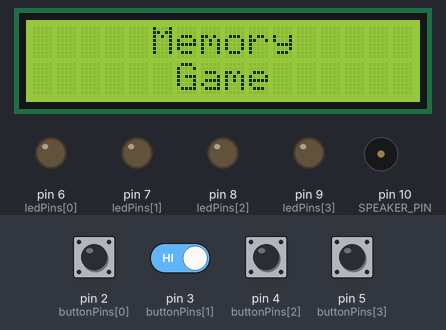
This sketch was run on a simulated Arduino Uno, built with avr-gcc and run on an emulated ATmega328P. Shown: 16×2 character LCD, output pins drawn as LEDs (lit = HIGH), buzzer (waves = sounding). The inputs (shaded band) are chosen by the test bench; at power-on: pin 2 (buttonPins[0]), pin 3 (buttonPins[1]), pin 4 (buttonPins[2]), pin 5 (buttonPins[3]) HIGH. Random numbers use the default seed unless the sketch sets one; what the sketch prints to the serial monitor is not drawn.

Above: at 1.2 s.
1.3 s: pin 2 (buttonPins[0]) pulled LOW for 0.15 s
At 1.9 s:
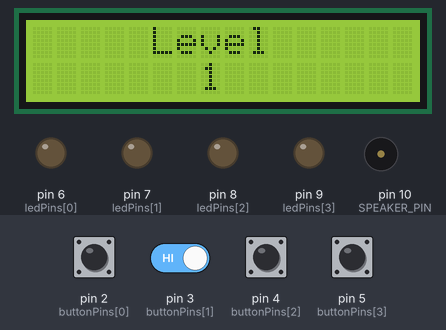
2.0 s: pin 2 (buttonPins[0]) driven LOW and pin 3 (buttonPins[1]) driven LOW
At 4.9 s:
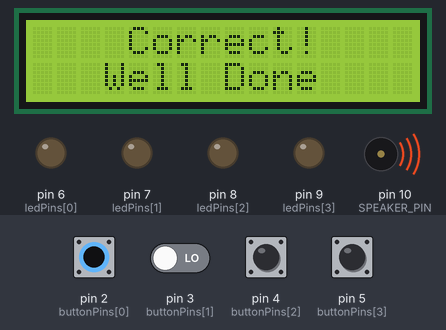
5.0 s: pin 2 (buttonPins[0]) driven HIGH
8.0 s: pin 3 (buttonPins[1]) driven HIGH
9.5 s: pin 4 (buttonPins[2]) pulled LOW for 0.15 s
At 11.4 s:
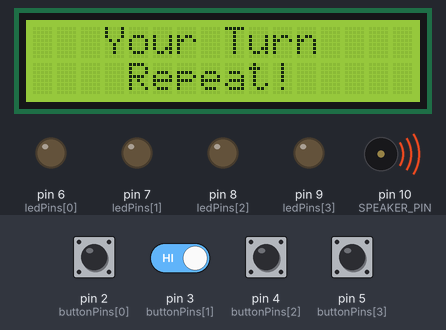
12.6 s: pin 2 (buttonPins[0]) driven LOW
At 16.35 s:
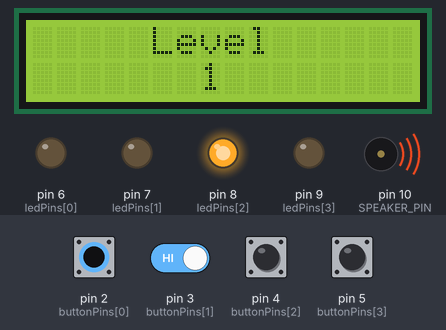
Timing chart, 0 to 16.6 s (numbered marks = the images above; inputs shaded):
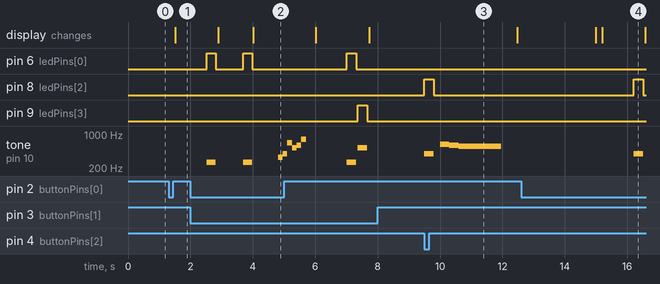

Measured:
- after the input at 1.3 s, the display: changes after 0.22 s (image 1)
- after the input at 8.0 s, every drawn part: stays the same
- after the input at 9.5 s, pin 8 (ledPins[2]): LOW → HIGH at once, → LOW 0.30 s later; tone on pin 10 (SPEAKER_PIN): plays 392 Hz for 0.30 s, 622 Hz for 0.30 s, 587 Hz for 0.30 s, 554 Hz for 1.4 s, starting at once
- after the input at 12.6 s, pin 8 (ledPins[2]): LOW → HIGH after 3.6 s, → LOW 0.30 s later; tone on pin 10 (SPEAKER_PIN): silent → 392 Hz after 3.6 s, → silent 0.30 s later
- by itself, tone on pin 10 (SPEAKER_PIN): plays 659 Hz for 0.15 s, 523 Hz for 0.15 s, 587 Hz for 0.15 s, 784 Hz for 0.15 s, 262 Hz for 0.30 s, 523 Hz for 0.30 s
- what the display in image 4 shows lasts 1.4 s, from 15.2 s to 16.6 s

The sketch:

MemoryGame.ino
```cpp
#include <Wire.h>
#include <LiquidCrystal_I2C.h>
#define NOTE_C4 262
#define NOTE_E4 330
#define NOTE_G4 392
#define NOTE_C5 523
#define NOTE_CS5 554
#define NOTE_D5 587
#define NOTE_DS5 622
#define NOTE_E5 659
#define NOTE_G5 784

/* Constants - define pin numbers for buttons,
   LEDs and speaker, and also the game tones: */
const byte buttonPins[] = { 2, 3, 4, 5 };
const byte ledPins[] = { 6, 7, 8, 9 };
#define SPEAKER_PIN 10

#define MAX_GAME_LENGTH 100

const int gameTones[] = { NOTE_C4, NOTE_E4, NOTE_G4, NOTE_C5 };

/* Global variables - store the game state */
byte gameSequence[MAX_GAME_LENGTH] = { 0 };
byte gameIndex = 0;
LiquidCrystal_I2C lcd(0x27, 16, 2);
unsigned long previousScreenTime = 0;
byte currentScreen = 0;

/**
   Set up the Arduino board and initialize Serial communication
*/
void setup() {
  Serial.begin(9600);
  lcd.begin();
  lcd.backlight();
  for (byte i = 0; i < 4; i++) {
    pinMode(ledPins[i], OUTPUT);
    pinMode(buttonPins[i], INPUT_PULLUP);
  }
  pinMode(SPEAKER_PIN, OUTPUT);
  // The following line primes the random number generator.
  // It assumes pin A0 is floating (disconnected):
  randomSeed(analogRead(A0));
}

void showWelcomeScreen() {

  while (true) {

    lcd.clear();
    lcd.setCursor(5,0);
    lcd.print("Memory");
    lcd.setCursor(6,1);
    lcd.print("Game");

    for (int i = 0; i < 3000; i += 10) {
      if (buttonPressed()) return;
      delay(10);
    }

    lcd.clear();
    lcd.setCursor(4,0);
    lcd.print("Made By");
    lcd.setCursor(3,1);
    lcd.print("Moaz Ahmed");

    for (int i = 0; i < 3000; i += 10) {
      if (buttonPressed()) return;
      delay(10);
    }

    lcd.clear();
    lcd.setCursor(3,0);
    lcd.print("Press Any");
    lcd.setCursor(5,1);
    lcd.print("Button");

    for (int i = 0; i < 3000; i += 10) {
      if (buttonPressed()) return;
      delay(10);
    }

  }
}

bool buttonPressed() {

  for (byte i = 0; i < 4; i++) {

    if (digitalRead(buttonPins[i]) == LOW) {
      return true;
    }

  }

  return false;
}


void waitForButton() {
  while (true) {
    for (byte i = 0; i < 4; i++) {
      if (digitalRead(buttonPins[i]) == LOW) {
        delay(200);
        return;
        }
    }
    delay(1);
  }
}

void showLevel() {

  lcd.clear();

  lcd.setCursor(5,0);
  lcd.print("Level");

  lcd.setCursor(7,1);
  lcd.print(gameIndex);

  delay(1000);

}

void showPlayerTurn() {

  lcd.clear();

  lcd.setCursor(3,0);
  lcd.print("Your Turn");

  lcd.setCursor(4,1);
  lcd.print("Repeat!");

  delay(800);

}

void showCorrect() {

  lcd.clear();

  lcd.setCursor(4,0);
  lcd.print("Correct!");

  lcd.setCursor(3,1);
  lcd.print("Well Done");

  delay(800);

}

void showGameOver() {

  lcd.clear();

  lcd.setCursor(3,0);
  lcd.print("Game Over");

  lcd.setCursor(4,1);
  lcd.print("Level ");

  lcd.print(gameIndex);

  delay(2500);

}

/**
   Lights the given LED and plays a suitable tone
*/
void lightLedAndPlayTone(byte ledIndex) {
  digitalWrite(ledPins[ledIndex], HIGH);
  tone(SPEAKER_PIN, gameTones[ledIndex]);
  delay(300);
  digitalWrite(ledPins[ledIndex], LOW);
  noTone(SPEAKER_PIN);
}

/**
   Plays the current sequence of notes that the user has to repeat
*/
void playSequence() {
  for (int i = 0; i < gameIndex; i++) {
    byte currentLed = gameSequence[i];
    lightLedAndPlayTone(currentLed);
    delay(50);
  }
}

/**
    Waits until the user pressed one of the buttons,
    and returns the index of that button
*/
byte readButtons() {
  while (true) {
    for (byte i = 0; i < 4; i++) {
      byte buttonPin = buttonPins[i];
      if (digitalRead(buttonPin) == LOW) {
        return i;
      }
    }
    delay(1);
  }
}

/**
  Play the game over sequence, and report the game score
*/
void gameOver() {
  Serial.print("Game over! your score: ");
  Serial.println(gameIndex - 1);
  delay(200);

  // Play a Wah-Wah-Wah-Wah sound
  tone(SPEAKER_PIN, NOTE_DS5);
  delay(300);
  tone(SPEAKER_PIN, NOTE_D5);
  delay(300);
  tone(SPEAKER_PIN, NOTE_CS5);
  delay(300);
  for (byte i = 0; i < 10; i++) {
    for (int pitch = -10; pitch <= 10; pitch++) {
      tone(SPEAKER_PIN, NOTE_C5 + pitch);
      delay(5);
    }
  }
  noTone(SPEAKER_PIN);
  delay(500);
}

/**
   Get the user's input and compare it with the expected sequence.
*/
bool checkUserSequence() {
  for (int i = 0; i < gameIndex; i++) {
    byte expectedButton = gameSequence[i];
    byte actualButton = readButtons();
    lightLedAndPlayTone(actualButton);
    if (expectedButton != actualButton) {
      return false;
    }
  }

  return true;
}

/**
   Plays a hooray sound whenever the user finishes a level
*/
void playLevelUpSound() {
  tone(SPEAKER_PIN, NOTE_E4);
  delay(150);
  tone(SPEAKER_PIN, NOTE_G4);
  delay(150);
  tone(SPEAKER_PIN, NOTE_E5);
  delay(150);
  tone(SPEAKER_PIN, NOTE_C5);
  delay(150);
  tone(SPEAKER_PIN, NOTE_D5);
  delay(150);
  tone(SPEAKER_PIN, NOTE_G5);
  delay(150);
  noTone(SPEAKER_PIN);
}

/**
   The main game loop
*/
void loop()
{
    showWelcomeScreen();

delay(200);

lcd.clear();

    lcd.clear();

    gameIndex = 0;          // Start a new game from Level 1

    while (true)
    {
        gameSequence[gameIndex] = random(0, 4);
        gameIndex++;

        if (gameIndex >= MAX_GAME_LENGTH)
        {
            gameIndex = MAX_GAME_LENGTH - 1;
        }

        showLevel();

        playSequence();

        showPlayerTurn();

        if (!checkUserSequence())
        {
            gameOver();
            showGameOver();
            break;          // End this game and return to the welcome screen
        }

        showCorrect();
        playLevelUpSound();

        delay(300);
    }
}
```
